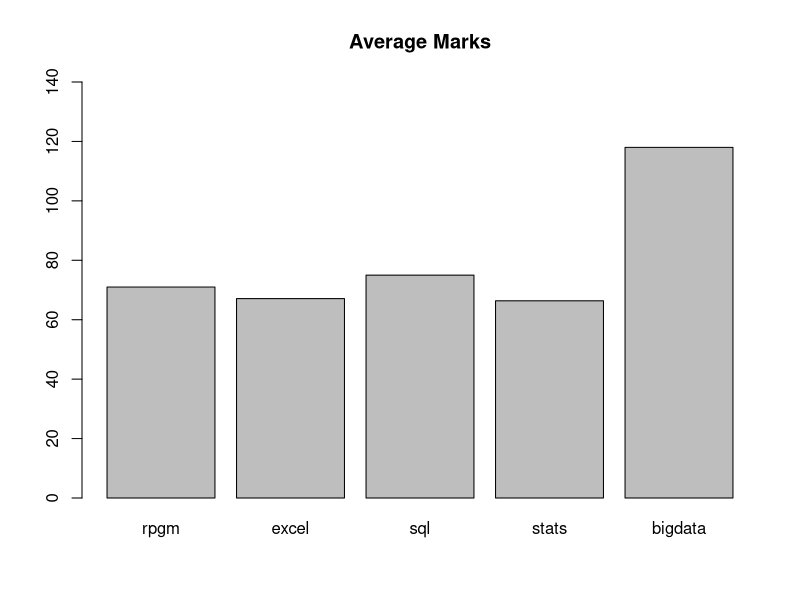

This figure's R source:
# reading dsstudents2 file and define the file as df3
df3 = read.csv(file='./data/dsstudents2.csv')
df3
str(df3) # checking structure of df3  
summary(df3)  # summary of df3
names(df3) # column names present in df3
class(df3) # class of df3
nrow(df3) # number of rows
ncol(df3) # number of columns
dim(df3) # dimensions of df3
cat(names(df3)) # column names without string
colcls = c('numeric',NA,'factor','factor','logical','character','numeric','character','character','character',rep('numeric',4))
colcls # vector of colcls
df3a = read.csv(file='./data/dsstudents2.csv',stringsAsFactors = F)
df3a
str(df3a)
df3b = read.csv(file='./data/dsstudents2.csv',colClasses=colcls,as.is=T)
df3b
length(colcls)
is.na(df3a) # find the na values in dataset
anyNA(df3a) # find true(dataset contains na values)
table(is.na(df3a)) # gives the number of na values
all(is.na(df3a)) # shows false(not all values are na)
# finding age & create a new column
df3b$dob = as.Date(df3b$dob,format = "%d-%b-%y")
df3b$dob
class(df3b$dob) # class of the dataset
difftime(Sys.Date(),df3b$dob,units = "weeks") # shows the time diffrence in weeks(decimals)
df3b$age = ceiling(as.numeric(difftime(Sys.Date(),df3b$dob,units = "weeks"))/52.5)
df3b$age
str(df3b$age)

# missing values
complete.cases(df3b) # show the students information whether is complete or not
all(is.na(df3b))
all(is.na(df)==F)
all(is.na(df3b)==F|is.na(df3b)==T)
sum(complete.cases(df3b)) # sum of those students whose information is complete(without NA)
sum(!complete.cases(df3b)) # sum of incomeplete sttudents info
df3b[complete.cases(df3b),][1,2] # name and rollno of complete cases
df3b[!complete.cases(df3b),][1,2] # name and roll no of complete case of 1 student
# removing na values with mean
mean(df3b$excel)
mean(df3b$excel,na.rm = T) # removes na value from excel column
mean(df3b$excel,na.rm = T,trim = .2)
mean(df3b$excel,trim = .2)
df3b$excel
# removing na values from sql
mean(df3b$sql)
mean(df3b$sql,na.rm = T)
df3b$sql
df3b$sql[is.na(df3b$sql)] = mean(df3b$sql,na.rm = T)
df3b$sql
# removing na values from fees
df3b$fees
median(df3b$fees,na.rm = T)
df3b$fees[is.na(df3b$fees)] = median(df3b$fees,na.rm = T)
df3b$fees
# removing na values from hostel
df3b$hostel
median(df3b$hostel)
median(df3b$hostel,na.rm = T)
df3b$hostel[is.na(df3b$hostel)] = median(df3b$hostel,na.rm = T)
df3b$hostel
# adding up a new row
df3c = data.frame(17000,'Ramesh Singh','MSC',NA,TRUE, '1994-10-17', 50000,
                  'ramesh@gmail.com',NA,'Delhi',NA,NA,NA,NA,NA) #creating one row dataframe
df3c
str(df3c)
names(df3c) = c('rollno','name','course','gender','hostel','dob','fees','email','mobno','city','rpgm','excel','sql','stats','age')
names(df3c)
names(df3b)
colnames(df3c)
ncol(df3c)
ncol(df3b)
df4 = rbind(df3b,df3c) # new data frame as df4
df4
df4$excel
mean(df4$excel)
mean(df4$excel,na.rm = T)
df4$excel[is.na(df4$excel)] = mean(df4$excel,na.rm = T)
df4$excel
df4$sql
mean(df4$sql)
mean(df4$sql,na.rm = T)
df4$sql[is.na(df4$sql)] = mean(df4$sql,na.rm = T)
df4$sql
df4$stats
mean(df4$stats)
mean(df4$stats,na.rm = T)
df4$stats[is.na(df4$stats)] = mean(df4$stats,na.rm = T)
df4$stats
df4$rpgm
mean(df4$rpgm)
mean(df4$rpgm,na.rm = T)
df4$rpgm[is.na(df4$rpgm)] = mean(df4$rpgm,na.rm = T)
df4$rpgm
df4$gender
df4$gender[is.na(df4$gender)] = 'M'
df4$gender
sum(is.na(df4))
str(df4)
df4
# creating df4a for summary like sum,mean,median in one dataframe
df4a = df4[11:14]
df4a
rownames(df4a) = df4$rollno # define rollno as rownames
df4a
addmargins(as.table(as.matrix(df4a)),c(2,2,1),list(sum,mean,median)) # addmargins to create row sum,column means,medians
# creating course vs gender summary & proportion tables
t1 = table(df4$course,df4$gender)
addmargins(t1) # summary of course vs gender
prop.table(t1) # proportion of course-gender table
# grade function & rank
df4b = df4[c(1,2,11,12,13,14)] # creating total column
df4b
df4b$total = rowMeans(df4b[,c(3:6)]) # creating a new column by the name of 'Total'
df4b$total
df4b
grades = function(x){
  if (x > 70){
    print('A')
  } else if (x >= 60 & x <= 70){
    print('B')
  } else {
    print('C')
  }
}
# creating function of grades
for (i in c(1:12)){
  df4b$grade[i] = grades(df4b$total[i]) # loop for giving grades acc to avg marks per row
}
df4b
df4b$ranks = rank(-df4b$total) # rank 1 to largest total marks
df4b
df4b$name[df4b$ranks==4] # shows Meena Srisha Valavala-4th rank holder
df4
# Row wise & Columns wise means - Pending
df5 = df4[,c(3,11,12,13,14)]
df5
#split wrt course,wrt gender-hostel
split(df4[1:3],df4$course) # split according to course
split(df4[1:3],list(df4$gender,df4$hostel)) # split wrt gender-hostel
#adding bigdata marks and scaling
bigdata = ceiling(runif(12,100,150))
bigdata
df4c = df4 # creating new dataframe - df4c
df4c
df4c$bigdata = bigdata # adding bigdata to df4c
df4c
?scale
df4c$bigdataS = scale(df4c$bigdata,center = F) # scaling bigdata marks
df4c
#creating barplot
df4d = df4c[,c('rpgm','excel','sql','stats','bigdata')]
df4d
g1 <- colMeans(df4d)
barplot(g1,main = 'Average Marks',ylim=c(0,140)) # barplot of average marks






























